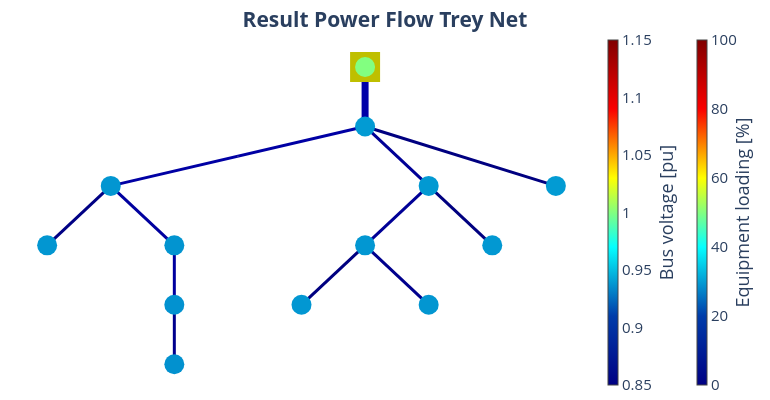

Write notebook code for a chart like this one.
### Code cell
pp_plot.plot_powerflow_result(
    net=net_Trey_pickle,
    plot_title="Result Power Flow Trey Net",
    filename="Result_Power_Flow_Trey_Net",
)

### Figure 1 — Plotly figure (JSON) as saved in the notebook; plotly's stock layout.template omitted (floating-point values rounded to 4 significant figures)
{"data": [{"hoverinfo": "text", "legendgroup": "Transformers", "line": {"color": "rgb(0.0,0.0,168.4090909090909)", "width": 7}, "mode": "lines", "name": "Transformers", "showlegend": true, "text": "STMT003438<br>Loading: 3.9 %", "type": "scatter", "x": [0, 0, 0], "y": [0, -0.5, -1]}, {"hoverinfo": "text", "legendgroup": "Transformers", "marker": {"color": "rgb(0.0,0.0,168.4090909090909)", "size": 1, "symbol": "circle"}, "mode": "markers", "name": "edge_center", "showlegend": false, "text": ["STMT003438<br>Loading: 3.9 %"], "type": "scatter", "x": [0], "y": [-0.5]}, {"hoverinfo": "text", "legendgroup": "lines", "line": {"color": "rgb(0.0,0.0,163.86363636363635)", "width": 3}, "mode": "lines", "name": "lines", "showlegend": true, "text": "GKN3x150_150<br>Loading: 3.4 %", "type": "scatter", "x": [0, -1, -2], "y": [-1, -1.5, -2]}, {"hoverinfo": "text", "legendgroup": "lines", "line": {"color": "rgb(0.0,0.0,132.04545454545453)", "width": 3}, "mode": "lines", "name": "lines", "showlegend": false, "text": "GKN3x150_150_2<br>Loading: 0.4 %", "type": "scatter", "x": [-2, -2.25, -2.5], "y": [-2, -2.5, -3]}, {"hoverinfo": "text", "legendgroup": "lines", "line": {"color": "rgb(0.0,0.0,159.3181818181818)", "width": 3}, "mode": "lines", "name": "lines", "showlegend": false, "text": "GKN3X95_95<br>Loading: 2.8 %", "type": "scatter", "x": [-2, -1.75, -1.5], "y": [-2, -2.5, -3]}, {"hoverinfo": "text", "legendgroup": "lines", "line": {"color": "rgb(0.0,0.0,159.3181818181818)", "width": 3}, "mode": "lines", "name": "lines", "showlegend": false, "text": "GKT3X50_50<br>Loading: 2.8 %", "type": "scatter", "x": [-1.5, -1.5, -1.5], "y": [-3, -3.5, -4]}, {"hoverinfo": "text", "legendgroup": "lines", "line": {"color": "rgb(0.0,0.0,141.13636363636363)", "width": 3}, "mode": "lines", "name": "lines", "showlegend": false, "text": "GKT3X50_50_2<br>Loading: 1.4 %", "type": "scatter", "x": [-1.5, -1.5, -1.5], "y": [-4, -4.5, -5]}, {"hoverinfo": "text", "legendgroup": "lines", "line": {"color": "rgb(0.0,0.0,150.22727272727272)", "width": 3}, "mode": "lines", "name": "lines", "showlegend": false, "text": "GKN3x150_150_3<br>Loading: 2.2 %", "type": "scatter", "x": [0, 0.25, 0.5], "y": [-1, -1.5, -2]}, {"hoverinfo": "text", "legendgroup": "lines", "line": {"color": "rgb(0.0,0.0,150.22727272727272)", "width": 3}, "mode": "lines", "name": "lines", "showlegend": false, "text": "GKN3X95_95_2<br>Loading: 2.1 %", "type": "scatter", "x": [0.5, 0.25, 0], "y": [-2, -2.5, -3]}, {"hoverinfo": "text", "legendgroup": "lines", "line": {"color": "rgb(0.0,0.0,127.5)", "width": 3}, "mode": "lines", "name": "lines", "showlegend": false, "text": "GKN3x150_150_4<br>Loading: 0.1 %", "type": "scatter", "x": [0, -0.25, -0.5], "y": [-3, -3.5, -4]}, {"hoverinfo": "text", "legendgroup": "lines", "line": {"color": "rgb(0.0,0.0,141.13636363636363)", "width": 3}, "mode": "lines", "name": "lines", "showlegend": false, "text": "GKN3X50_50<br>Loading: 1.4 %", "type": "scatter", "x": [0, 0.25, 0.5], "y": [-3, -3.5, -4]}, {"hoverinfo": "text", "legendgroup": "lines", "line": {"color": "rgb(0.0,0.0,127.5)", "width": 3}, "mode": "lines", "name": "lines", "showlegend": false, "text": "GKN3X50_50_2<br>Loading: 0.3 %", "type": "scatter", "x": [0.5, 0.75, 1], "y": [-2, -2.5, -3]}, {"hoverinfo": "text", "legendgroup": "lines", "line": {"color": "rgb(0.0,0.0,127.5)", "width": 3}, "mode": "lines", "name": "lines", "showlegend": false, "text": "GKN3X240_240<br>Loading: 0.1 %", "type": "scatter", "x": [0, 0.75, 1.5], "y": [-1, -1.5, -2]}, {"marker": {"cmax": 100, "cmin": 0, "color": "rgb(255,255,255)", "colorbar": {"thickness": 10, "title": {"side": "right", "text": "Equipment loading [%]"}, "x": 1.15}, "colorscale": [[0, "rgb(0,0,131)"], [0.2, "rgb(0,60,170)"], [0.4, "rgb(5,255,255)"], [0.6, "rgb(255,255,0)"], [0.8, "rgb(250,0,0)"], [1, "rgb(128,0,0)"]], "opacity": 0, "size": 0}, "mode": "markers", "type": "scatter", "x": [0], "y": [-1]}, {"hoverinfo": "text", "legendgroup": "lines", "marker": {"color": "rgb(128, 128, 128)", "size": 1, "symbol": "circle"}, "mode": "markers", "name": "edge_center", "showlegend": false, "text": ["GKN3x150_150<br>Loading: 3.4 %", "GKN3x150_150_2<br>Loading: 0.4 %", "GKN3X95_95<br>Loading: 2.8 %", "GKT3X50_50<br>Loading: 2.8 %", "GKT3X50_50_2<br>Loading: 1.4 %", "GKN3x150_150_3<br>Loading: 2.2 %", "GKN3X95_95_2<br>Loading: 2.1 %", "GKN3x150_150_4<br>Loading: 0.1 %", "GKN3X50_50<br>Loading: 1.4 %", "GKN3X50_50_2<br>Loading: 0.3 %", "GKN3X240_240<br>Loading: 0.1 %"], "type": "scatter", "x": [-1], "y": [-1.5]}, {"hoverinfo": "text", "marker": {"color": "rgb(191, 191, 0)", "size": 30, "symbol": "square"}, "mode": "markers", "name": "Ext grid", "text": [null], "type": "scatter", "x": [0], "y": [0]}, {"hoverinfo": "text", "marker": {"cmax": 1.15, "cmin": 0.85, "color": [0.9392, 0.9378, 0.9377, 0.9371, 0.9365, 0.9362, 0.9385, 0.9381, 0.938, 0.9378, 0.9383, 0.9391, 1], "colorbar": {"thickness": 10, "title": {"side": "right", "text": "Bus voltage [pu]"}, "x": 1}, "colorscale": [[0, "rgb(0,0,131)"], [0.2, "rgb(0,60,170)"], [0.4, "rgb(5,255,255)"], [0.6, "rgb(255,255,0)"], [0.8, "rgb(250,0,0)"], [1, "rgb(128,0,0)"]], "size": 20, "symbol": "circle"}, "mode": "markers", "name": "buses", "text": ["STMT003438<br>V: 0.939 pu", "CDBT004764<br>V: 0.938 pu", "CDBT003746<br>V: 0.938 pu", "CDBT004760<br>V: 0.937 pu", "CDBT012139<br>V: 0.937 pu", "CDBT900784<br>V: 0.936 pu", "CDBT901452<br>V: 0.939 pu", "CDBT004774<br>V: 0.938 pu", "CDBT901604<br>V: 0.938 pu", "CDBT016055<br>V: 0.938 pu", "N1<br>V: 0.938 pu", "60437<br>V: 0.939 pu", "STMT003438HV<br>V: 1.0 pu"], "type": "scatter", "x": [0, -2, -2.5, -1.5, -1.5, -1.5, 0.5, 0, -0.5, 0.5, 1, 1.5, 0], "y": [-1, -2, -3, -3, -4, -5, -2, -3, -4, -4, -3, -2, 0]}], "layout": {"font": {"size": 15}, "height": 400, "hovermode": "closest", "legend": {"font": {"size": 12}, "itemsizing": "constant"}, "margin": {"b": 5, "l": 5, "r": 5, "t": 30}, "paper_bgcolor": "white", "plot_bgcolor": "white", "showlegend": false, "title": {"text": "<b>Result Power Flow Trey Net<b>", "x": 0.5, "xanchor": "center", "y": 0.97, "yanchor": "top"}, "width": 770, "xaxis": {"showgrid": false, "showticklabels": false, "tickfont": {"family": "Arial Black", "size": 12}, "title": {"font": {"size": 12}}, "zeroline": false}, "yaxis": {"showgrid": false, "showticklabels": false, "tickfont": {"family": "Arial Black", "size": 12}, "title": {"font": {"size": 12}}, "zeroline": false}}}
